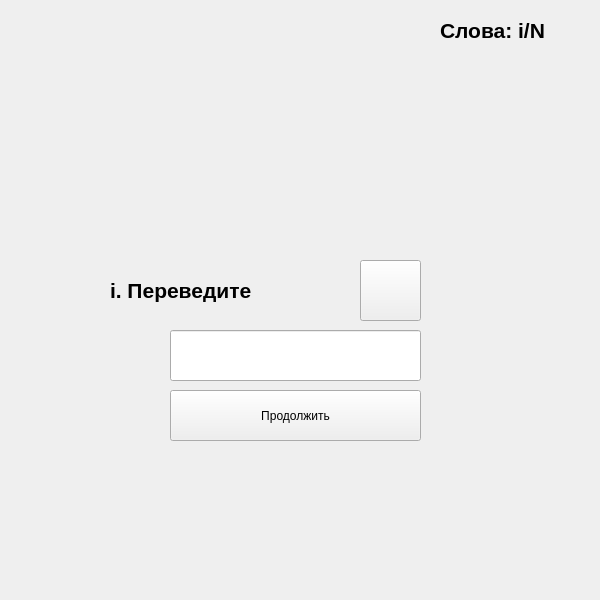
<?xml version="1.0" encoding="UTF-8"?>
<ui version="4.0">
 <class>AnswerForm</class>
 <widget class="QWidget" name="AnswerForm">
  <property name="geometry">
   <rect>
    <x>0</x>
    <y>0</y>
    <width>600</width>
    <height>600</height>
   </rect>
  </property>
  <property name="windowTitle">
   <string>Form</string>
  </property>
  <property name="styleSheet">
   <string notr="true"/>
  </property>
  <widget class="QLabel" name="wordCountLabel">
   <property name="geometry">
    <rect>
     <x>440</x>
     <y>10</y>
     <width>141</width>
     <height>41</height>
    </rect>
   </property>
   <property name="text">
    <string>&lt;html&gt;&lt;head/&gt;&lt;body&gt;&lt;p&gt;&lt;span style=&quot; font-size:16pt; font-weight:700;&quot;&gt;Слова: i/N&lt;/span&gt;&lt;/p&gt;&lt;/body&gt;&lt;/html&gt;</string>
   </property>
  </widget>
  <widget class="QLabel" name="guessWordLabel">
   <property name="geometry">
    <rect>
     <x>110</x>
     <y>270</y>
     <width>421</width>
     <height>41</height>
    </rect>
   </property>
   <property name="text">
    <string>&lt;html&gt;&lt;head/&gt;&lt;body&gt;&lt;p&gt;&lt;span style=&quot; font-size:16pt; font-weight:700;&quot;&gt;i. Переведите&lt;/span&gt;&lt;/p&gt;&lt;/body&gt;&lt;/html&gt;</string>
   </property>
  </widget>
  <widget class="QPushButton" name="pushButton">
   <property name="geometry">
    <rect>
     <x>170</x>
     <y>390</y>
     <width>251</width>
     <height>51</height>
    </rect>
   </property>
   <property name="text">
    <string>Продолжить</string>
   </property>
  </widget>
  <widget class="QLineEdit" name="plainTextEdit">
   <property name="geometry">
    <rect>
     <x>170</x>
     <y>330</y>
     <width>251</width>
     <height>51</height>
    </rect>
   </property>
  </widget>
  <widget class="QPushButton" name="speakerButton">
   <property name="geometry">
    <rect>
     <x>360</x>
     <y>260</y>
     <width>61</width>
     <height>61</height>
    </rect>
   </property>
   <property name="text">
    <string/>
   </property>
   <property name="icon">
    <iconset resource="../resources.qrc">
     <normaloff>:/img/img/speaker.png</normaloff>:/img/img/speaker.png</iconset>
   </property>
   <property name="iconSize">
    <size>
     <width>30</width>
     <height>30</height>
    </size>
   </property>
  </widget>
 </widget>
 <resources>
  <include location="../resources.qrc"/>
 </resources>
 <connections/>
</ui>
